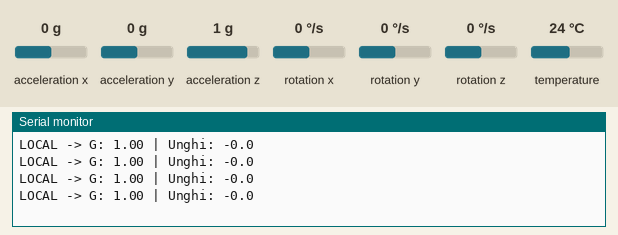
Recording of a sketch running on a simulated ESP32. On the bench: the last lines printed to the serial monitor. The test bench sets the inputs (shaded band); at power-on: acceleration x 0 g, acceleration y 0 g, acceleration z 1 g, rotation x 0 °/s, rotation y 0 °/s, rotation z 0 °/s, temperature 24 °C. I2S audio is not simulated (input reads silence).

Above: at 1.2 s.
1.3 s: acceleration x set to -1.4 g
At 1.72 s:
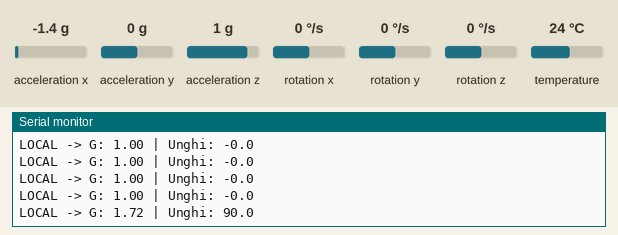
2.8 s: acceleration y set to -1.4 g
At 3.01 s:
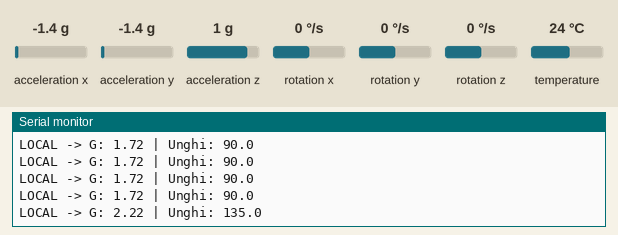
4.3 s: acceleration z set to -1.4 g
At 4.53 s:
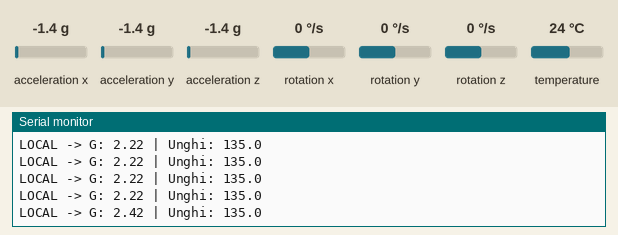
Timing chart, 0 to 7.3 s (numbered marks = the images above; inputs shaded):
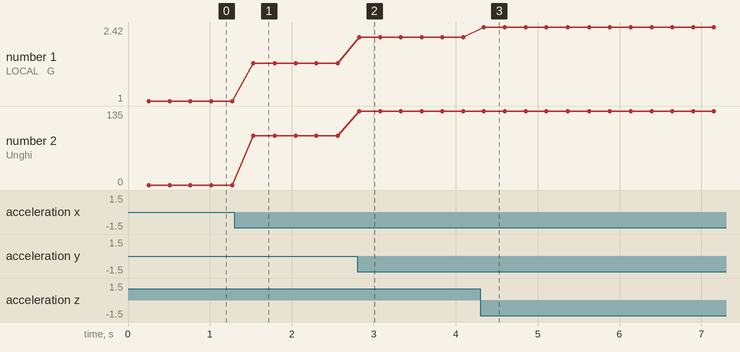

The sketch:

Intercom.ino
```cpp
#include <esp_now.h>
#include <WiFi.h>
#include <esp_wifi.h>
#include <Adafruit_MPU6050.h>
#include <Adafruit_Sensor.h>
#include <Wire.h>
#include "driver/i2s.h"

#define I2S_BCK 14
#define I2S_WS  27
#define I2S_SD  32
#define I2S_DIN 33

uint8_t targetAddress[] = {0xF0, 0x24, 0xF9, 0x46, 0x05, 0xC4};

struct Telemetry { float unghi; float fortaG; bool accident; } dateLocale, datePrimite;
Adafruit_MPU6050 mpu;
unsigned long lastSensor = 0;
float tiltOffset = 0;
bool sosActive = false;

void playAlarm() {
  int16_t buzzer[128];
  for(int i=0; i<20; i++) {
    for(int j=0; j<128; j++) buzzer[j] = (j % 12 < 6) ? 15000 : -15000;
    size_t w; i2s_write(I2S_NUM_0, buzzer, sizeof(buzzer), &w, portMAX_DELAY);
  }
}

void setup() {
  Serial.begin(115200);
  WiFi.mode(WIFI_STA);
  esp_wifi_set_channel(1, WIFI_SECOND_CHAN_NONE);
  if (esp_now_init() != ESP_OK) return;

  esp_now_register_recv_cb([](const esp_now_recv_info *info, const uint8_t *data, int len) {
    if (len == sizeof(Telemetry)) {
      memcpy(&datePrimite, data, len);
      if(datePrimite.accident) sosActive = true;
    } else {
      size_t w; i2s_write(I2S_NUM_0, data, len, &w, 0);
    }
  });

  esp_now_peer_info_t peerInfo = {};
  memcpy(peerInfo.peer_addr, targetAddress, 6);
  peerInfo.channel = 1;
  peerInfo.encrypt = false;
  esp_now_add_peer(&peerInfo);

  i2s_config_t i2s_config = {
    .mode = (i2s_mode_t)(I2S_MODE_MASTER | I2S_MODE_RX | I2S_MODE_TX),
    .sample_rate = 16000,
    .bits_per_sample = I2S_BITS_PER_SAMPLE_16BIT,
    .channel_format = I2S_CHANNEL_FMT_ONLY_LEFT,
    .communication_format = I2S_COMM_FORMAT_I2S,
    .dma_buf_count = 8, .dma_buf_len = 64
  };

  i2s_pin_config_t pin_config = { .bck_io_num = 14, .ws_io_num = 27, .data_out_num = 33, .data_in_num = 32 };
  i2s_driver_install(I2S_NUM_0, &i2s_config, 0, NULL);
  i2s_set_pin(I2S_NUM_0, &pin_config);

  Wire.begin(21, 22);
  if(mpu.begin()) {
    mpu.setAccelerometerRange(MPU6050_RANGE_8_G);
    sensors_event_t a, g, t; mpu.getEvent(&a, &g, &t);
    tiltOffset = atan2(a.acceleration.x, a.acceleration.y) * 180 / PI;
  }
}

void loop() {
  if(sosActive) { playAlarm(); sosActive = false; }
  int16_t samples[128];
  size_t bytes_read = 0;
  i2s_read(I2S_NUM_0, &samples, sizeof(samples), &bytes_read, 10);
  if (bytes_read > 0) esp_now_send(targetAddress, (uint8_t *)samples, bytes_read);

  if (millis() - lastSensor > 250) {
    sensors_event_t a, g, t; mpu.getEvent(&a, &g, &t);
    float gForce = sqrt(pow(a.acceleration.x, 2) + pow(a.acceleration.y, 2) + pow(a.acceleration.z, 2)) / 9.81;
    float angle = -(atan2(a.acceleration.x, a.acceleration.y) * 180 / PI - tiltOffset);
    dateLocale.unghi = angle; dateLocale.fortaG = gForce;
    dateLocale.accident = (gForce > 2.0);
    Serial.printf("LOCAL -> G: %.2f | Unghi: %.1f\n", gForce, angle);
    esp_now_send(targetAddress, (uint8_t *)&dateLocale, sizeof(dateLocale));
    lastSensor = millis();
  }
}
```

Measured:
- after the input at 1.3 s, the serial monitor: prints a new line after 0.23 s (image 1)
- after the input at 2.8 s, the serial monitor: prints a new line at once (image 2)
- after the input at 4.3 s, the serial monitor: prints a new line after 0.05 s (image 3)
- plotted number 1: 1 → 1.72 after the input at 1.3 s, 1.72 → 2.22 after the input at 2.8 s, 2.22 → 2.42 after the input at 4.3 s
- plotted number 2: 0 → 90 after the input at 1.3 s, 90 → 135 after the input at 2.8 s
